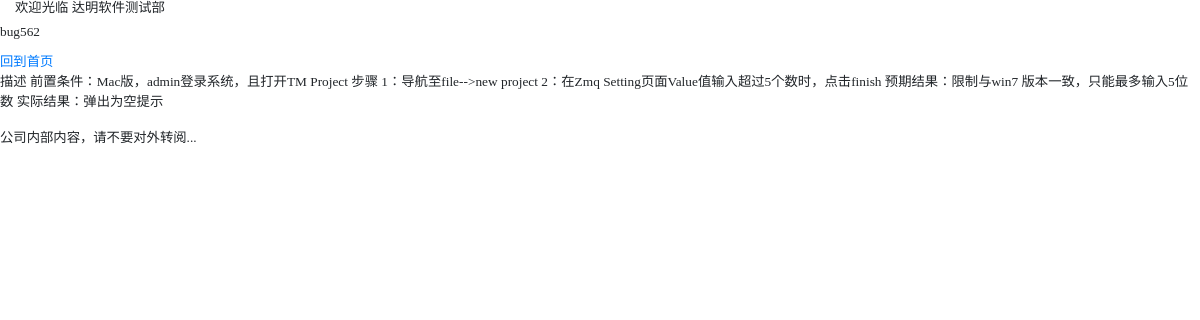
/article/bug562, run on the app's committed database.
### mainsite/models.py (models this page shows, shortened)
class Article(models.Model):
    title = models.CharField(max_length=200)
    slug = models.CharField(max_length=200)
    body = models.TextField()
    pub_date = models.DateTimeField(default=timezone.now)
    class Meta:
        ordering = ('pub_date',)

### mainsite/views.py (the view)
# urls.py: url(r'^article/(\w+)$', showarticle),
def showarticle(request, slug):
    template = get_template('article.html')
    try:
        article = Article.objects.get(slug=slug)
        if article != None:
            html = template.render(locals())
            return HttpResponse(html)
    except:
        return redirect('/')

### templates/article.html (shortened to what this page needs)
{% extends 'base.html' %}
{% block headmessage %}
    <h3 style='font-family:微软雅黑;font-size:10pt;'>{{ article.title }}</h3>
    <a style='font-family:微软雅黑;font-size:10pt;' href='/'>回到首页</a>
{% endblock %}
{% block content %}
    <p style='font-family:微软雅黑;font-size:10pt;'>
        {{ article.body }}
    </p>
{% endblock %}

### data on the page
Article: title "bug562", body "描述 前置条件：Mac版，admin登录系统，且打开TM Project 步骤 1：导航至file-->new project 2：在Zmq Setting页面Value值输入超过5个数时，点击finish 预期结果：限制与win7 版本一致，只能最多输入5位数 实际结果：弹出为空提示"
